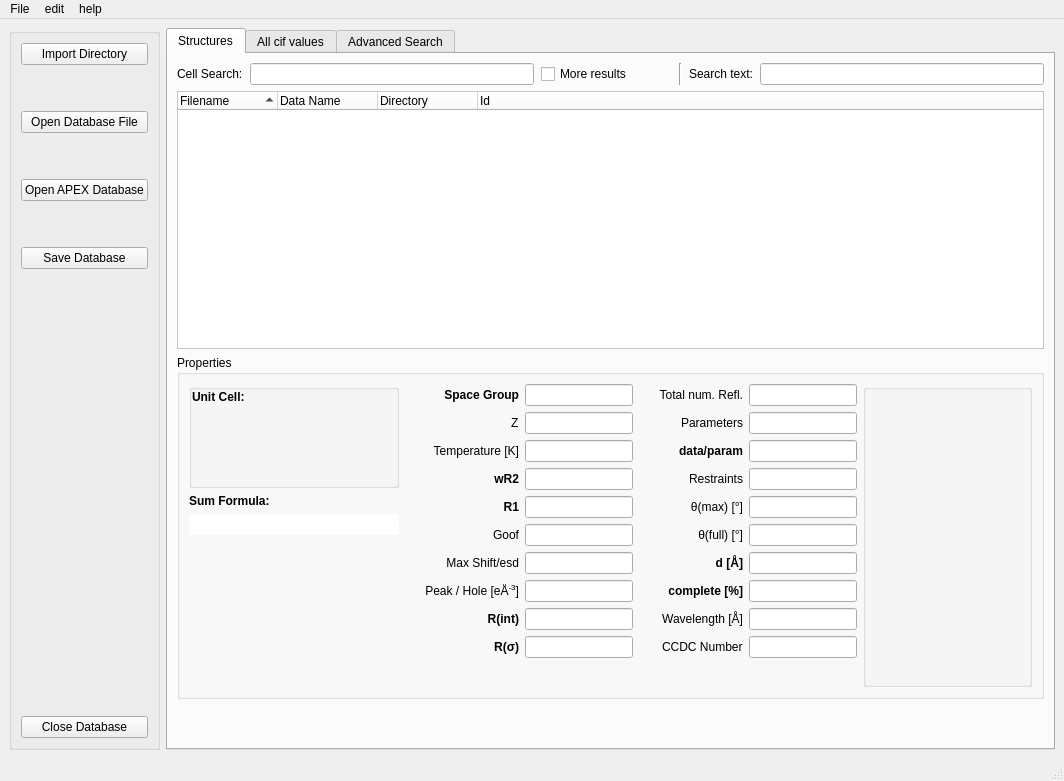
<?xml version="1.0" encoding="UTF-8"?>
<ui version="4.0">
 <author>Daniel Kratzert</author>
 <class>stdbMainwindow</class>
 <widget class="QMainWindow" name="stdbMainwindow">
  <property name="geometry">
   <rect>
    <x>0</x>
    <y>0</y>
    <width>1064</width>
    <height>781</height>
   </rect>
  </property>
  <property name="windowTitle">
   <string>StructureFinder</string>
  </property>
  <widget class="QWidget" name="centralwidget">
   <layout class="QGridLayout" name="gridLayout_2">
    <item row="0" column="0">
     <widget class="QGroupBox" name="groupBox">
      <property name="sizePolicy">
       <sizepolicy hsizetype="Fixed" vsizetype="MinimumExpanding">
        <horstretch>0</horstretch>
        <verstretch>0</verstretch>
       </sizepolicy>
      </property>
      <property name="title">
       <string/>
      </property>
      <layout class="QGridLayout" name="gridLayout">
       <item row="7" column="0">
        <spacer name="verticalSpacer_4">
         <property name="orientation">
          <enum>Qt::Vertical</enum>
         </property>
         <property name="sizeType">
          <enum>QSizePolicy::Preferred</enum>
         </property>
         <property name="sizeHint" stdset="0">
          <size>
           <width>20</width>
           <height>40</height>
          </size>
         </property>
        </spacer>
       </item>
       <item row="9" column="0">
        <spacer name="verticalSpacer">
         <property name="orientation">
          <enum>Qt::Vertical</enum>
         </property>
         <property name="sizeHint" stdset="0">
          <size>
           <width>20</width>
           <height>40</height>
          </size>
         </property>
        </spacer>
       </item>
       <item row="5" column="0">
        <spacer name="verticalSpacer_2">
         <property name="orientation">
          <enum>Qt::Vertical</enum>
         </property>
         <property name="sizeType">
          <enum>QSizePolicy::Preferred</enum>
         </property>
         <property name="sizeHint" stdset="0">
          <size>
           <width>20</width>
           <height>40</height>
          </size>
         </property>
        </spacer>
       </item>
       <item row="0" column="0">
        <widget class="QPushButton" name="importDirButton">
         <property name="sizePolicy">
          <sizepolicy hsizetype="MinimumExpanding" vsizetype="Fixed">
           <horstretch>0</horstretch>
           <verstretch>0</verstretch>
          </sizepolicy>
         </property>
         <property name="text">
          <string>Import Directory</string>
         </property>
        </widget>
       </item>
       <item row="6" column="0">
        <widget class="QPushButton" name="openApexDBButton">
         <property name="sizePolicy">
          <sizepolicy hsizetype="MinimumExpanding" vsizetype="Fixed">
           <horstretch>0</horstretch>
           <verstretch>0</verstretch>
          </sizepolicy>
         </property>
         <property name="text">
          <string>Open APEX Database</string>
         </property>
        </widget>
       </item>
       <item row="2" column="0">
        <widget class="QPushButton" name="importDatabaseButton">
         <property name="sizePolicy">
          <sizepolicy hsizetype="MinimumExpanding" vsizetype="Fixed">
           <horstretch>0</horstretch>
           <verstretch>0</verstretch>
          </sizepolicy>
         </property>
         <property name="text">
          <string>Open Database File</string>
         </property>
        </widget>
       </item>
       <item row="1" column="0">
        <spacer name="verticalSpacer_3">
         <property name="orientation">
          <enum>Qt::Vertical</enum>
         </property>
         <property name="sizeType">
          <enum>QSizePolicy::Preferred</enum>
         </property>
         <property name="sizeHint" stdset="0">
          <size>
           <width>20</width>
           <height>40</height>
          </size>
         </property>
        </spacer>
       </item>
       <item row="8" column="0">
        <widget class="QPushButton" name="saveDatabaseButton">
         <property name="sizePolicy">
          <sizepolicy hsizetype="MinimumExpanding" vsizetype="Fixed">
           <horstretch>0</horstretch>
           <verstretch>0</verstretch>
          </sizepolicy>
         </property>
         <property name="text">
          <string>Save Database</string>
         </property>
        </widget>
       </item>
       <item row="10" column="0">
        <widget class="QPushButton" name="closeDatabaseButton">
         <property name="sizePolicy">
          <sizepolicy hsizetype="MinimumExpanding" vsizetype="Fixed">
           <horstretch>0</horstretch>
           <verstretch>0</verstretch>
          </sizepolicy>
         </property>
         <property name="text">
          <string>Close Database</string>
         </property>
        </widget>
       </item>
      </layout>
     </widget>
    </item>
    <item row="0" column="1">
     <widget class="QTabWidget" name="tabWidget">
      <property name="accessibleName">
       <string/>
      </property>
      <property name="accessibleDescription">
       <string/>
      </property>
      <property name="autoFillBackground">
       <bool>false</bool>
      </property>
      <property name="styleSheet">
       <string notr="true"/>
      </property>
      <property name="currentIndex">
       <number>0</number>
      </property>
      <widget class="QWidget" name="maintab">
       <attribute name="title">
        <string>Structures</string>
       </attribute>
       <layout class="QGridLayout" name="gridLayout_3">
        <item row="0" column="0">
         <layout class="QGridLayout" name="importResults">
          <property name="sizeConstraint">
           <enum>QLayout::SetMaximumSize</enum>
          </property>
          <item row="1" column="0">
           <widget class="QTreeWidget" name="cifList_treeWidget">
            <property name="sizePolicy">
             <sizepolicy hsizetype="Expanding" vsizetype="Expanding">
              <horstretch>0</horstretch>
              <verstretch>3</verstretch>
             </sizepolicy>
            </property>
            <property name="autoFillBackground">
             <bool>false</bool>
            </property>
            <property name="styleSheet">
             <string notr="true">background-color: rgb(255, 255, 255);</string>
            </property>
            <property name="verticalScrollBarPolicy">
             <enum>Qt::ScrollBarAsNeeded</enum>
            </property>
            <property name="horizontalScrollBarPolicy">
             <enum>Qt::ScrollBarAsNeeded</enum>
            </property>
            <property name="sortingEnabled">
             <bool>true</bool>
            </property>
            <column>
             <property name="text">
              <string>Filename</string>
             </property>
            </column>
            <column>
             <property name="text">
              <string>Data Name</string>
             </property>
            </column>
            <column>
             <property name="text">
              <string>Directory</string>
             </property>
            </column>
            <column>
             <property name="text">
              <string>Id</string>
             </property>
            </column>
           </widget>
          </item>
          <item row="0" column="0">
           <layout class="QHBoxLayout" name="searchLayout" stretch="0,0,0,0,0,0,0">
            <property name="spacing">
             <number>7</number>
            </property>
            <property name="sizeConstraint">
             <enum>QLayout::SetDefaultConstraint</enum>
            </property>
            <item>
             <widget class="QLabel" name="searchLabel">
              <property name="sizePolicy">
               <sizepolicy hsizetype="Fixed" vsizetype="Fixed">
                <horstretch>0</horstretch>
                <verstretch>0</verstretch>
               </sizepolicy>
              </property>
              <property name="text">
               <string>Cell Search:</string>
              </property>
             </widget>
            </item>
            <item>
             <widget class="QLineEdit" name="searchCellLineEDit">
              <property name="sizePolicy">
               <sizepolicy hsizetype="Expanding" vsizetype="Fixed">
                <horstretch>0</horstretch>
                <verstretch>3</verstretch>
               </sizepolicy>
              </property>
             </widget>
            </item>
            <item>
             <widget class="QCheckBox" name="moreResultsCheckBox">
              <property name="text">
               <string>More results</string>
              </property>
             </widget>
            </item>
            <item>
             <spacer name="horizontalSpacer_3">
              <property name="orientation">
               <enum>Qt::Horizontal</enum>
              </property>
              <property name="sizeType">
               <enum>QSizePolicy::Preferred</enum>
              </property>
              <property name="sizeHint" stdset="0">
               <size>
                <width>40</width>
                <height>20</height>
               </size>
              </property>
             </spacer>
            </item>
            <item>
             <widget class="Line" name="line">
              <property name="orientation">
               <enum>Qt::Vertical</enum>
              </property>
             </widget>
            </item>
            <item>
             <widget class="QLabel" name="txtSearchLabel">
              <property name="text">
               <string>Search text:</string>
              </property>
             </widget>
            </item>
            <item>
             <widget class="QLineEdit" name="txtSearchEdit">
              <property name="sizePolicy">
               <sizepolicy hsizetype="Expanding" vsizetype="Fixed">
                <horstretch>0</horstretch>
                <verstretch>2</verstretch>
               </sizepolicy>
              </property>
             </widget>
            </item>
           </layout>
          </item>
          <item row="3" column="0">
           <spacer name="verticalSpacer_7">
            <property name="orientation">
             <enum>Qt::Vertical</enum>
            </property>
            <property name="sizeHint" stdset="0">
             <size>
              <width>20</width>
              <height>40</height>
             </size>
            </property>
           </spacer>
          </item>
          <item row="2" column="0">
           <widget class="QGroupBox" name="resultsGroupBox">
            <property name="sizePolicy">
             <sizepolicy hsizetype="Expanding" vsizetype="Expanding">
              <horstretch>4</horstretch>
              <verstretch>4</verstretch>
             </sizepolicy>
            </property>
            <property name="styleSheet">
             <string notr="true"/>
            </property>
            <property name="title">
             <string>Properties</string>
            </property>
            <property name="flat">
             <bool>false</bool>
            </property>
            <layout class="QHBoxLayout" name="horizontalLayout_2">
             <item>
              <layout class="QVBoxLayout" name="verticalLayout_6">
               <property name="sizeConstraint">
                <enum>QLayout::SetNoConstraint</enum>
               </property>
               <item>
                <widget class="QGroupBox" name="groupBox_4">
                 <property name="sizePolicy">
                  <sizepolicy hsizetype="Fixed" vsizetype="Preferred">
                   <horstretch>0</horstretch>
                   <verstretch>0</verstretch>
                  </sizepolicy>
                 </property>
                 <property name="minimumSize">
                  <size>
                   <width>210</width>
                   <height>0</height>
                  </size>
                 </property>
                 <property name="autoFillBackground">
                  <bool>false</bool>
                 </property>
                 <property name="title">
                  <string/>
                 </property>
                 <property name="flat">
                  <bool>false</bool>
                 </property>
                 <layout class="QGridLayout" name="gridLayout_5">
                  <property name="leftMargin">
                   <number>0</number>
                  </property>
                  <property name="topMargin">
                   <number>0</number>
                  </property>
                  <property name="rightMargin">
                   <number>0</number>
                  </property>
                  <property name="bottomMargin">
                   <number>0</number>
                  </property>
                  <property name="horizontalSpacing">
                   <number>6</number>
                  </property>
                  <item row="1" column="1">
                   <widget class="QLabel" name="cellField">
                    <property name="sizePolicy">
                     <sizepolicy hsizetype="Expanding" vsizetype="Preferred">
                      <horstretch>0</horstretch>
                      <verstretch>0</verstretch>
                     </sizepolicy>
                    </property>
                    <property name="minimumSize">
                     <size>
                      <width>0</width>
                      <height>75</height>
                     </size>
                    </property>
                    <property name="baseSize">
                     <size>
                      <width>160</width>
                      <height>75</height>
                     </size>
                    </property>
                    <property name="autoFillBackground">
                     <bool>false</bool>
                    </property>
                    <property name="styleSheet">
                     <string notr="true">border-color: rgb(53, 53, 53);</string>
                    </property>
                    <property name="frameShape">
                     <enum>QFrame::NoFrame</enum>
                    </property>
                    <property name="frameShadow">
                     <enum>QFrame::Plain</enum>
                    </property>
                    <property name="text">
                     <string/>
                    </property>
                    <property name="alignment">
                     <set>Qt::AlignLeading|Qt::AlignLeft|Qt::AlignTop</set>
                    </property>
                   </widget>
                  </item>
                  <item row="0" column="1">
                   <widget class="QLabel" name="CellLabel">
                    <property name="font">
                     <font>
                      <weight>75</weight>
                      <bold>true</bold>
                     </font>
                    </property>
                    <property name="text">
                     <string>Unit Cell:</string>
                    </property>
                    <property name="alignment">
                     <set>Qt::AlignLeading|Qt::AlignLeft|Qt::AlignTop</set>
                    </property>
                   </widget>
                  </item>
                 </layout>
                </widget>
               </item>
               <item>
                <widget class="QLabel" name="label">
                 <property name="font">
                  <font>
                   <weight>75</weight>
                   <bold>true</bold>
                  </font>
                 </property>
                 <property name="text">
                  <string>Sum Formula:</string>
                 </property>
                </widget>
               </item>
               <item>
                <widget class="QLabel" name="formLabel">
                 <property name="enabled">
                  <bool>true</bool>
                 </property>
                 <property name="sizePolicy">
                  <sizepolicy hsizetype="Expanding" vsizetype="Preferred">
                   <horstretch>0</horstretch>
                   <verstretch>0</verstretch>
                  </sizepolicy>
                 </property>
                 <property name="minimumSize">
                  <size>
                   <width>0</width>
                   <height>21</height>
                  </size>
                 </property>
                 <property name="font">
                  <font>
                   <pointsize>11</pointsize>
                   <kerning>false</kerning>
                  </font>
                 </property>
                 <property name="autoFillBackground">
                  <bool>false</bool>
                 </property>
                 <property name="styleSheet">
                  <string notr="true">background-color:  rgba(255, 255, 255, 255);</string>
                 </property>
                 <property name="frameShape">
                  <enum>QFrame::NoFrame</enum>
                 </property>
                 <property name="lineWidth">
                  <number>1</number>
                 </property>
                 <property name="text">
                  <string/>
                 </property>
                 <property name="textFormat">
                  <enum>Qt::RichText</enum>
                 </property>
                 <property name="wordWrap">
                  <bool>true</bool>
                 </property>
                </widget>
               </item>
               <item>
                <spacer name="verticalSpacer_5">
                 <property name="orientation">
                  <enum>Qt::Vertical</enum>
                 </property>
                 <property name="sizeHint" stdset="0">
                  <size>
                   <width>20</width>
                   <height>40</height>
                  </size>
                 </property>
                </spacer>
               </item>
               <item>
                <spacer name="verticalSpacer_6">
                 <property name="orientation">
                  <enum>Qt::Vertical</enum>
                 </property>
                 <property name="sizeHint" stdset="0">
                  <size>
                   <width>20</width>
                   <height>40</height>
                  </size>
                 </property>
                </spacer>
               </item>
              </layout>
             </item>
             <item>
              <spacer name="horizontalSpacer_2">
               <property name="orientation">
                <enum>Qt::Horizontal</enum>
               </property>
               <property name="sizeType">
                <enum>QSizePolicy::Preferred</enum>
               </property>
               <property name="sizeHint" stdset="0">
                <size>
                 <width>20</width>
                 <height>20</height>
                </size>
               </property>
              </spacer>
             </item>
             <item>
              <layout class="QFormLayout" name="formLayout_3">
               <property name="sizeConstraint">
                <enum>QLayout::SetNoConstraint</enum>
               </property>
               <property name="labelAlignment">
                <set>Qt::AlignRight|Qt::AlignTrailing|Qt::AlignVCenter</set>
               </property>
               <item row="0" column="0">
                <widget class="QLabel" name="SpaceGrouplabel">
                 <property name="font">
                  <font>
                   <weight>75</weight>
                   <bold>true</bold>
                  </font>
                 </property>
                 <property name="text">
                  <string>Space Group</string>
                 </property>
                 <property name="alignment">
                  <set>Qt::AlignRight|Qt::AlignTrailing|Qt::AlignVCenter</set>
                 </property>
                </widget>
               </item>
               <item row="0" column="1">
                <widget class="QLineEdit" name="SpaceGroupLineEdit">
                 <property name="readOnly">
                  <bool>true</bool>
                 </property>
                </widget>
               </item>
               <item row="1" column="0">
                <widget class="QLabel" name="zLabel">
                 <property name="text">
                  <string>Z</string>
                 </property>
                </widget>
               </item>
               <item row="1" column="1">
                <widget class="QLineEdit" name="zLineEdit">
                 <property name="readOnly">
                  <bool>true</bool>
                 </property>
                </widget>
               </item>
               <item row="2" column="0">
                <widget class="QLabel" name="temperatureLabel">
                 <property name="text">
                  <string>Temperature [K]</string>
                 </property>
                 <property name="alignment">
                  <set>Qt::AlignRight|Qt::AlignTrailing|Qt::AlignVCenter</set>
                 </property>
                </widget>
               </item>
               <item row="2" column="1">
                <widget class="QLineEdit" name="temperatureLineEdit">
                 <property name="readOnly">
                  <bool>true</bool>
                 </property>
                </widget>
               </item>
               <item row="3" column="0">
                <widget class="QLabel" name="wR2Label">
                 <property name="font">
                  <font>
                   <weight>75</weight>
                   <italic>false</italic>
                   <bold>true</bold>
                  </font>
                 </property>
                 <property name="text">
                  <string>wR2</string>
                 </property>
                 <property name="alignment">
                  <set>Qt::AlignRight|Qt::AlignTrailing|Qt::AlignVCenter</set>
                 </property>
                </widget>
               </item>
               <item row="3" column="1">
                <widget class="QLineEdit" name="wR2LineEdit">
                 <property name="readOnly">
                  <bool>true</bool>
                 </property>
                </widget>
               </item>
               <item row="4" column="0">
                <widget class="QLabel" name="r1Label">
                 <property name="font">
                  <font>
                   <weight>75</weight>
                   <italic>false</italic>
                   <bold>true</bold>
                  </font>
                 </property>
                 <property name="text">
                  <string>R1</string>
                 </property>
                 <property name="alignment">
                  <set>Qt::AlignRight|Qt::AlignTrailing|Qt::AlignVCenter</set>
                 </property>
                </widget>
               </item>
               <item row="4" column="1">
                <widget class="QLineEdit" name="r1LineEdit">
                 <property name="readOnly">
                  <bool>true</bool>
                 </property>
                </widget>
               </item>
               <item row="5" column="0">
                <widget class="QLabel" name="goofLabel">
                 <property name="text">
                  <string>Goof</string>
                 </property>
                 <property name="alignment">
                  <set>Qt::AlignRight|Qt::AlignTrailing|Qt::AlignVCenter</set>
                 </property>
                </widget>
               </item>
               <item row="5" column="1">
                <widget class="QLineEdit" name="goofLineEdit">
                 <property name="readOnly">
                  <bool>true</bool>
                 </property>
                </widget>
               </item>
               <item row="6" column="0">
                <widget class="QLabel" name="maxShiftLabel">
                 <property name="text">
                  <string>Max Shift/esd</string>
                 </property>
                 <property name="alignment">
                  <set>Qt::AlignRight|Qt::AlignTrailing|Qt::AlignVCenter</set>
                 </property>
                </widget>
               </item>
               <item row="6" column="1">
                <widget class="QLineEdit" name="maxShiftLineEdit">
                 <property name="readOnly">
                  <bool>true</bool>
                 </property>
                </widget>
               </item>
               <item row="7" column="0">
                <widget class="QLabel" name="peakLabel">
                 <property name="text">
                  <string>&lt;html&gt;&lt;head/&gt;&lt;body&gt;&lt;p&gt;Peak / Hole [eÅ&lt;span style=&quot; vertical-align:super;&quot;&gt;-3&lt;/span&gt;]&lt;/p&gt;&lt;/body&gt;&lt;/html&gt;</string>
                 </property>
                 <property name="alignment">
                  <set>Qt::AlignRight|Qt::AlignTrailing|Qt::AlignVCenter</set>
                 </property>
                </widget>
               </item>
               <item row="7" column="1">
                <widget class="QLineEdit" name="peakLineEdit">
                 <property name="readOnly">
                  <bool>true</bool>
                 </property>
                </widget>
               </item>
               <item row="8" column="1">
                <widget class="QLineEdit" name="rintLineEdit">
                 <property name="readOnly">
                  <bool>true</bool>
                 </property>
                </widget>
               </item>
               <item row="9" column="0">
                <widget class="QLabel" name="rsigmaLabel">
                 <property name="font">
                  <font>
                   <weight>75</weight>
                   <bold>true</bold>
                  </font>
                 </property>
                 <property name="text">
                  <string>R(σ)</string>
                 </property>
                 <property name="alignment">
                  <set>Qt::AlignRight|Qt::AlignTrailing|Qt::AlignVCenter</set>
                 </property>
                </widget>
               </item>
               <item row="9" column="1">
                <widget class="QLineEdit" name="rsigmaLineEdit">
                 <property name="readOnly">
                  <bool>true</bool>
                 </property>
                </widget>
               </item>
               <item row="8" column="0">
                <widget class="QLabel" name="rintLabel">
                 <property name="font">
                  <font>
                   <weight>75</weight>
                   <bold>true</bold>
                  </font>
                 </property>
                 <property name="text">
                  <string>R(int)</string>
                 </property>
                 <property name="alignment">
                  <set>Qt::AlignRight|Qt::AlignTrailing|Qt::AlignVCenter</set>
                 </property>
                </widget>
               </item>
              </layout>
             </item>
             <item>
              <spacer name="horizontalSpacer">
               <property name="orientation">
                <enum>Qt::Horizontal</enum>
               </property>
               <property name="sizeType">
                <enum>QSizePolicy::Preferred</enum>
               </property>
               <property name="sizeHint" stdset="0">
                <size>
                 <width>20</width>
                 <height>20</height>
                </size>
               </property>
              </spacer>
             </item>
             <item>
              <layout class="QFormLayout" name="formLayout">
               <property name="labelAlignment">
                <set>Qt::AlignRight|Qt::AlignTrailing|Qt::AlignVCenter</set>
               </property>
               <item row="0" column="0">
                <widget class="QLabel" name="reflTotalLabel">
                 <property name="text">
                  <string>Total num. Refl.</string>
                 </property>
                 <property name="alignment">
                  <set>Qt::AlignRight|Qt::AlignTrailing|Qt::AlignVCenter</set>
                 </property>
                </widget>
               </item>
               <item row="0" column="1">
                <widget class="QLineEdit" name="reflTotalLineEdit">
                 <property name="readOnly">
                  <bool>true</bool>
                 </property>
                </widget>
               </item>
               <item row="1" column="0">
                <widget class="QLabel" name="numParametersLabel">
                 <property name="text">
                  <string>Parameters</string>
                 </property>
                 <property name="alignment">
                  <set>Qt::AlignRight|Qt::AlignTrailing|Qt::AlignVCenter</set>
                 </property>
                </widget>
               </item>
               <item row="1" column="1">
                <widget class="QLineEdit" name="numParametersLineEdit">
                 <property name="readOnly">
                  <bool>true</bool>
                 </property>
                </widget>
               </item>
               <item row="2" column="0">
                <widget class="QLabel" name="dataReflnsLabel">
                 <property name="font">
                  <font>
                   <weight>75</weight>
                   <bold>true</bold>
                  </font>
                 </property>
                 <property name="text">
                  <string>data/param</string>
                 </property>
                 <property name="alignment">
                  <set>Qt::AlignRight|Qt::AlignTrailing|Qt::AlignVCenter</set>
                 </property>
                </widget>
               </item>
               <item row="2" column="1">
                <widget class="QLineEdit" name="dataReflnsLineEdit">
                 <property name="readOnly">
                  <bool>true</bool>
                 </property>
                </widget>
               </item>
               <item row="3" column="0">
                <widget class="QLabel" name="numRestraintsLabel">
                 <property name="text">
                  <string>Restraints</string>
                 </property>
                 <property name="alignment">
                  <set>Qt::AlignRight|Qt::AlignTrailing|Qt::AlignVCenter</set>
                 </property>
                </widget>
               </item>
               <item row="3" column="1">
                <widget class="QLineEdit" name="numRestraintsLineEdit">
                 <property name="readOnly">
                  <bool>true</bool>
                 </property>
                </widget>
               </item>
               <item row="4" column="0">
                <widget class="QLabel" name="thetaMaxLabel">
                 <property name="text">
                  <string>θ(max) [°]</string>
                 </property>
                 <property name="alignment">
                  <set>Qt::AlignRight|Qt::AlignTrailing|Qt::AlignVCenter</set>
                 </property>
                </widget>
               </item>
               <item row="4" column="1">
                <widget class="QLineEdit" name="thetaMaxLineEdit">
                 <property name="readOnly">
                  <bool>true</bool>
                 </property>
                </widget>
               </item>
               <item row="5" column="0">
                <widget class="QLabel" name="thetaFullLabel">
                 <property name="text">
                  <string>θ(full) [°]</string>
                 </property>
                 <property name="alignment">
                  <set>Qt::AlignRight|Qt::AlignTrailing|Qt::AlignVCenter</set>
                 </property>
                </widget>
               </item>
               <item row="5" column="1">
                <widget class="QLineEdit" name="thetaFullLineEdit">
                 <property name="readOnly">
                  <bool>true</bool>
                 </property>
                </widget>
               </item>
               <item row="6" column="0">
                <widget class="QLabel" name="dLabel">
                 <property name="font">
                  <font>
                   <weight>75</weight>
                   <bold>true</bold>
                  </font>
                 </property>
                 <property name="text">
                  <string>d [Å]</string>
                 </property>
                 <property name="alignment">
                  <set>Qt::AlignRight|Qt::AlignTrailing|Qt::AlignVCenter</set>
                 </property>
                </widget>
               </item>
               <item row="6" column="1">
                <widget class="QLineEdit" name="dLineEdit">
                 <property name="readOnly">
                  <bool>true</bool>
                 </property>
                </widget>
               </item>
               <item row="7" column="0">
                <widget class="QLabel" name="completeLabel">
                 <property name="font">
                  <font>
                   <weight>75</weight>
                   <bold>true</bold>
                  </font>
                 </property>
                 <property name="text">
                  <string>complete [%]</string>
                 </property>
                 <property name="alignment">
                  <set>Qt::AlignRight|Qt::AlignTrailing|Qt::AlignVCenter</set>
                 </property>
                </widget>
               </item>
               <item row="7" column="1">
                <widget class="QLineEdit" name="completeLineEdit">
                 <property name="readOnly">
                  <bool>true</bool>
                 </property>
                </widget>
               </item>
               <item row="8" column="0">
                <widget class="QLabel" name="wavelengthLabel">
                 <property name="text">
                  <string>Wavelength [Å]</string>
                 </property>
                 <property name="alignment">
                  <set>Qt::AlignRight|Qt::AlignTrailing|Qt::AlignVCenter</set>
                 </property>
                </widget>
               </item>
               <item row="8" column="1">
                <widget class="QLineEdit" name="wavelengthLineEdit">
                 <property name="readOnly">
                  <bool>true</bool>
                 </property>
                </widget>
               </item>
               <item row="9" column="0">
                <widget class="QLabel" name="cCDCNumberLabel">
                 <property name="text">
                  <string>CCDC Number</string>
                 </property>
                </widget>
               </item>
               <item row="9" column="1">
                <widget class="QLineEdit" name="cCDCNumberLineEdit">
                 <property name="readOnly">
                  <bool>true</bool>
                 </property>
                </widget>
               </item>
              </layout>
             </item>
             <item>
              <widget class="QGroupBox" name="openglview">
               <property name="sizePolicy">
                <sizepolicy hsizetype="Expanding" vsizetype="Minimum">
                 <horstretch>0</horstretch>
                 <verstretch>0</verstretch>
                </sizepolicy>
               </property>
               <property name="alignment">
                <set>Qt::AlignCenter</set>
               </property>
               <property name="flat">
                <bool>false</bool>
               </property>
               <property name="checkable">
                <bool>false</bool>
               </property>
               <layout class="QVBoxLayout" name="ogllayout">
                <property name="spacing">
                 <number>0</number>
                </property>
                <property name="rightMargin">
                 <number>0</number>
                </property>
                <property name="bottomMargin">
                 <number>0</number>
                </property>
               </layout>
              </widget>
             </item>
            </layout>
           </widget>
          </item>
         </layout>
        </item>
       </layout>
      </widget>
      <widget class="QWidget" name="allEntrysTab">
       <attribute name="title">
        <string>All cif values</string>
       </attribute>
       <layout class="QVBoxLayout" name="verticalLayout_8">
        <item>
         <layout class="QVBoxLayout" name="verticalLayout_7">
          <item>
           <widget class="QTreeWidget" name="allCifTreeWidget">
            <column>
             <property name="text">
              <string>Keys</string>
             </property>
            </column>
            <column>
             <property name="text">
              <string>Values</string>
             </property>
            </column>
           </widget>
          </item>
         </layout>
        </item>
       </layout>
      </widget>
      <widget class="QWidget" name="searchtab">
       <attribute name="title">
        <string>Advanced Search</string>
       </attribute>
       <layout class="QHBoxLayout" name="horizontalLayout">
        <item>
         <layout class="QVBoxLayout" name="verticalLayout">
          <item>
           <widget class="QLabel" name="label_2">
            <property name="sizePolicy">
             <sizepolicy hsizetype="Preferred" vsizetype="Minimum">
              <horstretch>0</horstretch>
              <verstretch>0</verstretch>
             </sizepolicy>
            </property>
            <property name="text">
             <string/>
            </property>
           </widget>
          </item>
          <item>
           <layout class="QGridLayout" name="gridLayout_4">
            <item row="4" column="0">
             <widget class="QLabel" name="r1Label_2">
              <property name="text">
               <string>R1</string>
              </property>
             </widget>
            </item>
            <item row="4" column="1">
             <widget class="QLineEdit" name="ad_r1LineEdit"/>
            </item>
            <item row="0" column="0">
             <widget class="QLabel" name="unitCellLabel">
              <property name="text">
               <string>Unit Cell</string>
              </property>
             </widget>
            </item>
            <item row="0" column="1">
             <widget class="QLineEdit" name="ad_unitCellLineEdit">
              <property name="sizePolicy">
               <sizepolicy hsizetype="Preferred" vsizetype="Fixed">
                <horstretch>0</horstretch>
                <verstretch>0</verstretch>
               </sizepolicy>
              </property>
             </widget>
            </item>
            <item row="1" column="0">
             <widget class="QLabel" name="elementsIncludedLabel">
              <property name="text">
               <string>Elements Included</string>
              </property>
             </widget>
            </item>
            <item row="3" column="1">
             <widget class="QLineEdit" name="ad_machineLineEdit"/>
            </item>
            <item row="7" column="1">
             <widget class="QCheckBox" name="ad_TwinCheckBox">
              <property name="text">
               <string/>
              </property>
             </widget>
            </item>
            <item row="6" column="1">
             <widget class="QCheckBox" name="ad_DisorderCheckBox">
              <property name="text">
               <string/>
              </property>
             </widget>
            </item>
            <item row="2" column="1">
             <widget class="QLineEdit" name="ad_elementsExLineEdit"/>
            </item>
            <item row="6" column="0">
             <widget class="QLabel" name="disorderLabel">
              <property name="text">
               <string>Disordered</string>
              </property>
             </widget>
            </item>
            <item row="2" column="0">
             <widget class="QLabel" name="elementsExcludedLabel">
              <property name="text">
               <string>Elements Excluded</string>
              </property>
             </widget>
            </item>
            <item row="7" column="0">
             <widget class="QLabel" name="TwinnedLabel">
              <property name="text">
               <string>Twinned</string>
              </property>
             </widget>
            </item>
            <item row="1" column="1">
             <widget class="QLineEdit" name="ad_elementsIncLineEdit"/>
            </item>
            <item row="3" column="0">
             <widget class="QLabel" name="machineLabel">
              <property name="text">
               <string>Machine</string>
              </property>
             </widget>
            </item>
            <item row="5" column="1">
             <widget class="QLineEdit" name="ad_textsearch"/>
            </item>
            <item row="5" column="0">
             <widget class="QLabel" name="wR2Label_2">
              <property name="text">
               <string>Free Text</string>
              </property>
             </widget>
            </item>
           </layout>
          </item>
          <item>
           <spacer name="verticalSpacer_9">
            <property name="orientation">
             <enum>Qt::Vertical</enum>
            </property>
            <property name="sizeType">
             <enum>QSizePolicy::Preferred</enum>
            </property>
            <property name="sizeHint" stdset="0">
             <size>
              <width>20</width>
              <height>40</height>
             </size>
            </property>
           </spacer>
          </item>
          <item>
           <widget class="QPushButton" name="ad_SearchPushButton">
            <property name="text">
             <string>Search</string>
            </property>
           </widget>
          </item>
          <item>
           <spacer name="verticalSpacer_8">
            <property name="orientation">
             <enum>Qt::Vertical</enum>
            </property>
            <property name="sizeHint" stdset="0">
             <size>
              <width>20</width>
              <height>40</height>
             </size>
            </property>
           </spacer>
          </item>
         </layout>
        </item>
       </layout>
      </widget>
     </widget>
    </item>
   </layout>
  </widget>
  <widget class="QMenuBar" name="menubar">
   <property name="geometry">
    <rect>
     <x>0</x>
     <y>0</y>
     <width>1064</width>
     <height>22</height>
    </rect>
   </property>
   <widget class="QMenu" name="fileMenu">
    <property name="title">
     <string>File</string>
    </property>
    <addaction name="actionImport_directory"/>
    <addaction name="actionImport_file"/>
    <addaction name="actionSave_Database"/>
    <addaction name="actionClose_Database"/>
    <addaction name="separator"/>
    <addaction name="actionExit"/>
   </widget>
   <widget class="QMenu" name="menuEdit">
    <property name="title">
     <string>edit</string>
    </property>
    <addaction name="separator"/>
    <addaction name="actionOptions"/>
   </widget>
   <widget class="QMenu" name="menuHelp">
    <property name="title">
     <string>help</string>
    </property>
    <addaction name="actionUser_manual"/>
    <addaction name="actionAbout_StructureDB"/>
   </widget>
   <addaction name="fileMenu"/>
   <addaction name="menuEdit"/>
   <addaction name="menuHelp"/>
  </widget>
  <widget class="QStatusBar" name="statusbar"/>
  <action name="actionExit">
   <property name="text">
    <string>Exit Program</string>
   </property>
   <property name="shortcut">
    <string>Ctrl+Q</string>
   </property>
  </action>
  <action name="actionEdit_dataset">
   <property name="text">
    <string>edit dataset</string>
   </property>
  </action>
  <action name="actionUser_manual">
   <property name="text">
    <string>User Manual</string>
   </property>
  </action>
  <action name="actionImport_file">
   <property name="text">
    <string>Open Database</string>
   </property>
  </action>
  <action name="actionImport_directory">
   <property name="text">
    <string>Import Directory</string>
   </property>
  </action>
  <action name="actionSave_Database">
   <property name="text">
    <string>Save Database</string>
   </property>
  </action>
  <action name="actionOptions">
   <property name="text">
    <string>Options</string>
   </property>
  </action>
  <action name="actionAdvanced_Search">
   <property name="text">
    <string>Advanced Search</string>
   </property>
  </action>
  <action name="actionAbout_StructureDB">
   <property name="text">
    <string>About StructureDB</string>
   </property>
  </action>
  <action name="actionClose_Database">
   <property name="text">
    <string>Close Database</string>
   </property>
  </action>
 </widget>
 <resources/>
 <connections>
  <connection>
   <sender>actionExit</sender>
   <signal>triggered()</signal>
   <receiver>stdbMainwindow</receiver>
   <slot>close()</slot>
   <hints>
    <hint type="sourcelabel">
     <x>-1</x>
     <y>-1</y>
    </hint>
    <hint type="destinationlabel">
     <x>514</x>
     <y>375</y>
    </hint>
   </hints>
  </connection>
 </connections>
</ui>
